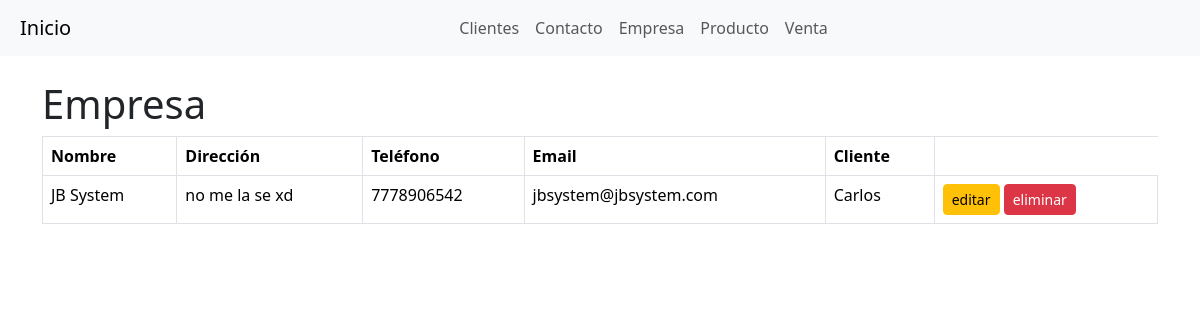
Screenshot of /empresas/ with the database file from the repository.
### myapp/models.py (models this page shows, shortened)
class Empresa(models.Model):
    nombre = models.CharField(max_length=100)
    direccion = models.CharField(max_length=255)
    telefono = models.CharField(max_length=15)
    email = models.EmailField()
    cliente = models.ForeignKey(Cliente, on_delete=models.CASCADE)

class Cliente(models.Model):
    nombre = models.CharField(max_length=100)
    email = models.EmailField()
    telefono = models.CharField(max_length=15)
    direccion = models.CharField(max_length=255)
    def __str__(self):
        return self.nombre

### myapp/views.py (the view)
# urls.py: path('empresas/', views.empresa_list, name='empresa_list'),
def empresa_list(request):
    empresas = Empresa.objects.all()
    return render(request, 'empresa_list.html', {'empresas': empresas})

### myapp/templates/empresa_list.html (shortened to what this page needs)
<html>
<head>
    <link href="https://cdn.jsdelivr.net/npm/bootstrap@5.3.3/dist/css/bootstrap.min.css" rel="stylesheet" />
</head>
<body>
    <nav class="navbar navbar-expand-lg navbar-light bg-light">
        <a class="navbar-brand" href="{% url 'admin_dashboard' %}">Inicio</a>
        <div class="collapse navbar-collapse" id="navbarNav">
          <ul class="navbar-nav">
            <li class="nav-item">
              <a class="nav-link" href="{% url 'cliente_list' %}">Clientes</a>
            </li>
            <li class="nav-item">
              <a class="nav-link" href="{% url 'contacto_list' %}">Contacto</a>
            </li>
            <li class="nav-item">
              <a class="nav-link" href="{% url 'empresa_list' %}">Empresa</a>
            </li>
            <li class="nav-item">
              <a class="nav-link" href="{% url 'producto_list' %}">Producto</a>
            </li>
            <li class="nav-item">
              <a class="nav-link" href="{% url 'venta_list' %}">Venta</a>
            </li>
          </ul>
        </div>
      </nav>
    <div class="container">
      <h1 class="mt-4">Empresa</h1>
      <table class="table table-bordered">
        <thead>
          <tr>
              <th>Nombre</th>
              <th>Dirección</th>
              <th>Teléfono</th>
              <th>Email</th>
              <th>Cliente</th>
          </tr>
      </thead>
      <tbody>
        {% for empresa in empresas %}
        <tr>
            <td>{{ empresa.nombre }}</td>
            <td>{{ empresa.direccion }}</td>
            <td>{{ empresa.telefono }}</td>
            <td>{{ empresa.email }}</td>
            <td>{{ empresa.cliente }}</td>
            <td>
              <a href="{% url 'empresa_edit' empresa.pk %}"  class="btn btn-warning btn-sm">editar</a>
              <a href="{% url 'empresa_delete' empresa.pk %}"  class="btn btn-danger btn-sm">eliminar</a>
            </td>
        </tr>
        {% endfor %}
      </tbody>
      </table>
    </div>
</body>
</html>

### myapp/templates/empresa_list.html (style rules this page uses)
.navbar-nav { width: 100%; display: flex; justify-content: center; }
.navbar-brand { margin-left: 20px; display: flex; justify-content: center; }

### rows the page displays
Empresa: nombre "JB System", direccion "no me la se xd", telefono "7778906542", email "jbsystem@jbsystem.com", cliente "Carlos"
